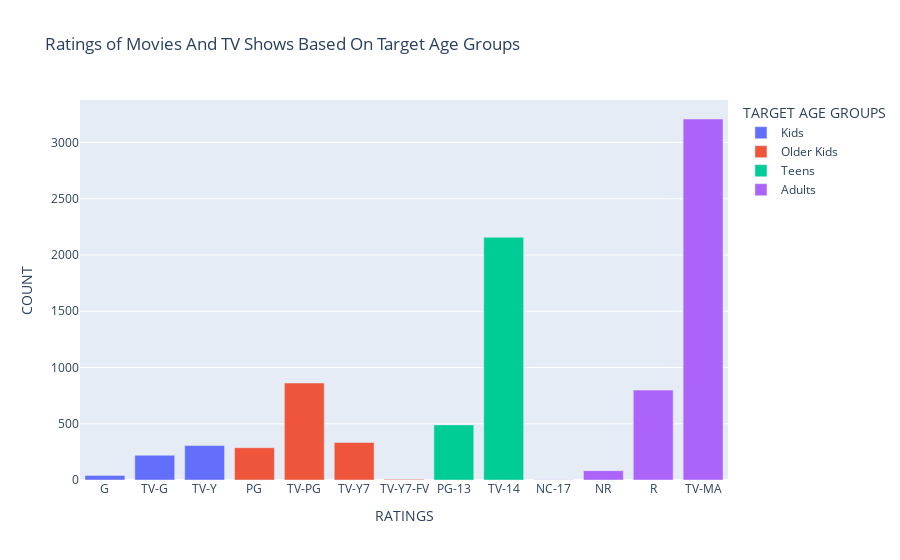

Notebook source saved alongside this figure:
### Code cell
def generate_rating_df(main_df):
    rating_df = main_df.groupby(['rating', 'target_ages']).agg({'show_id': 'count'}).reset_index()
    rating_df = rating_df[rating_df['show_id'] != 0]
    rating_df.columns = ['rating', 'target_ages', 'counts']
    rating_df = rating_df.sort_values('target_ages')
    return rating_df

import plotly.express as px
rating_df = generate_rating_df(main_df)
fig = px.bar(rating_df, x='rating', y='counts', color='target_ages', 
             title='Ratings of Movies And TV Shows Based On Target Age Groups',
             labels={'counts':'COUNT', 'rating':'RATINGS', 'target_ages':'TARGET AGE GROUPS' })
fig.show()

### Figure 1 — Plotly figure (JSON) as saved in the notebook; plotly's stock layout.template omitted (floating-point values rounded to 4 significant figures)
{"data": [{"alignmentgroup": "True", "hovertemplate": "TARGET AGE GROUPS=Kids<br>RATINGS=%{x}<br>COUNT=%{y}<extra></extra>", "legendgroup": "Kids", "marker": {"color": "#636efa", "pattern": {"shape": ""}}, "name": "Kids", "offsetgroup": "Kids", "orientation": "v", "showlegend": true, "textposition": "auto", "type": "bar", "x": ["G", "TV-G", "TV-Y"], "xaxis": "x", "y": [41, 220, 306], "yaxis": "y"}, {"alignmentgroup": "True", "hovertemplate": "TARGET AGE GROUPS=Older Kids<br>RATINGS=%{x}<br>COUNT=%{y}<extra></extra>", "legendgroup": "Older Kids", "marker": {"color": "#EF553B", "pattern": {"shape": ""}}, "name": "Older Kids", "offsetgroup": "Older Kids", "orientation": "v", "showlegend": true, "textposition": "auto", "type": "bar", "x": ["PG", "TV-PG", "TV-Y7", "TV-Y7-FV"], "xaxis": "x", "y": [287, 862, 333, 6], "yaxis": "y"}, {"alignmentgroup": "True", "hovertemplate": "TARGET AGE GROUPS=Teens<br>RATINGS=%{x}<br>COUNT=%{y}<extra></extra>", "legendgroup": "Teens", "marker": {"color": "#00cc96", "pattern": {"shape": ""}}, "name": "Teens", "offsetgroup": "Teens", "orientation": "v", "showlegend": true, "textposition": "auto", "type": "bar", "x": ["PG-13", "TV-14"], "xaxis": "x", "y": [490, 2158], "yaxis": "y"}, {"alignmentgroup": "True", "hovertemplate": "TARGET AGE GROUPS=Adults<br>RATINGS=%{x}<br>COUNT=%{y}<extra></extra>", "legendgroup": "Adults", "marker": {"color": "#ab63fa", "pattern": {"shape": ""}}, "name": "Adults", "offsetgroup": "Adults", "orientation": "v", "showlegend": true, "textposition": "auto", "type": "bar", "x": ["NC-17", "NR", "R", "TV-MA"], "xaxis": "x", "y": [3, 83, 799, 3209], "yaxis": "y"}], "layout": {"barmode": "relative", "legend": {"title": {"text": "TARGET AGE GROUPS"}, "tracegroupgap": 0}, "title": {"text": "Ratings of Movies And TV Shows Based On Target Age Groups"}, "xaxis": {"anchor": "y", "domain": [0, 1], "title": {"text": "RATINGS"}}, "yaxis": {"anchor": "x", "domain": [0, 1], "title": {"text": "COUNT"}}}}
